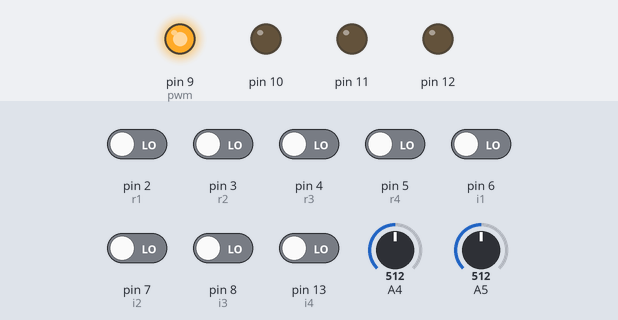
A sketch run on a simulated Arduino Uno, built with avr-gcc and run on an emulated ATmega328P. Shown: output pins drawn as LEDs (lit = HIGH). The test bench sets the inputs (shaded band); at power-on: pin 2 (r1), pin 3 (r2), pin 4 (r3), pin 5 (r4), pin 6 (i1), pin 7 (i2), pin 8 (i3), pin 13 (i4) LOW, A4 = 512, A5 = 512.

Above: at 1.2 s.
1.3 s: pin 2 (r1) driven HIGH and pin 6 (i1) driven HIGH
At 2.5 s:
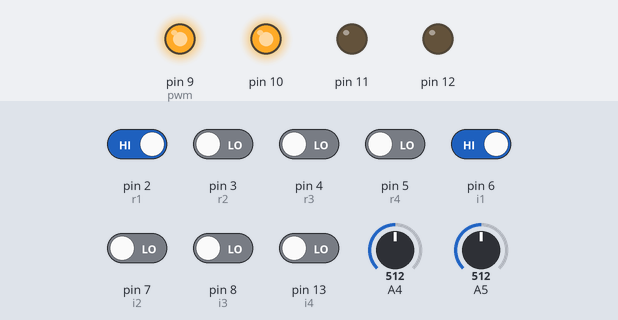
2.8 s: pin 2 (r1) driven LOW
At 3.9 s:
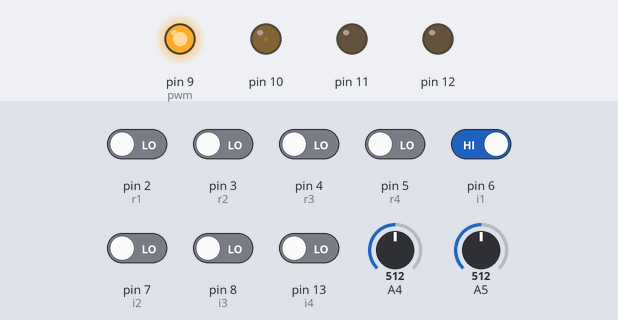
4.3 s: pin 2 (r1) driven HIGH
At 5.5 s:
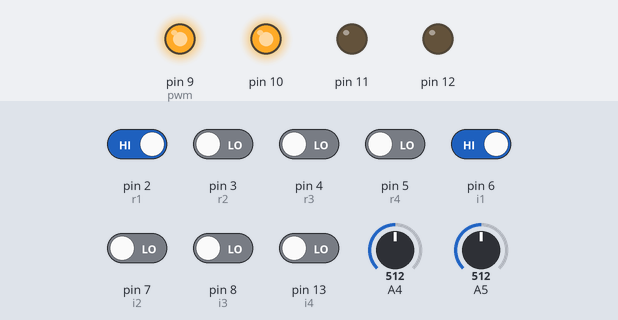
5.8 s: pin 6 (i1) driven LOW
At 6.2 s:
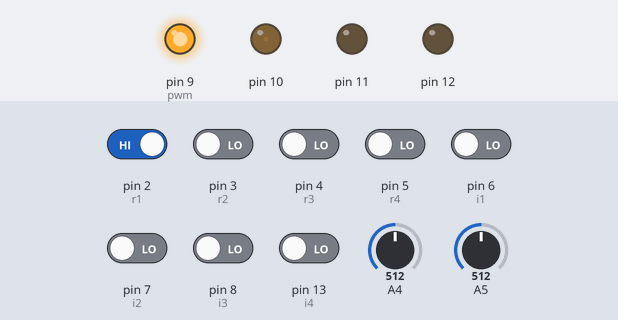
7.3 s: pin 4 (r3) driven HIGH
At 8.1 s:
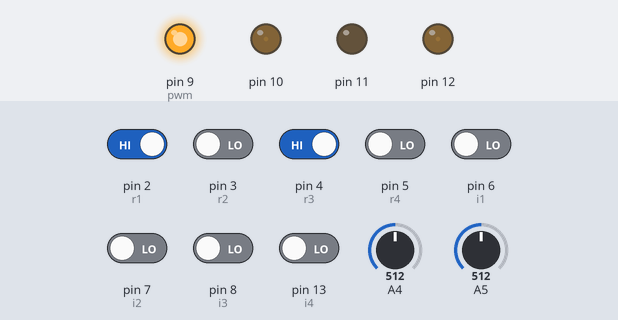
8.8 s: pin 8 (i3) driven HIGH
At 9.7 s:
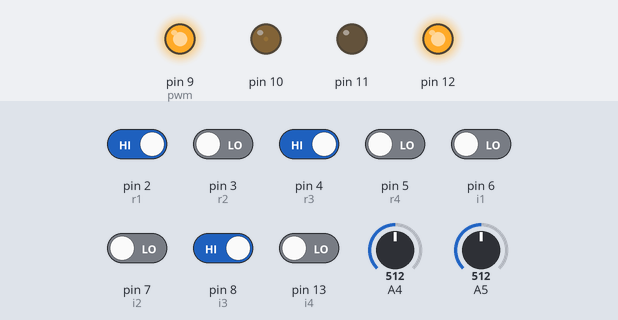
Timing chart, 0 to 11.3 s (numbered marks = the images above; inputs shaded):
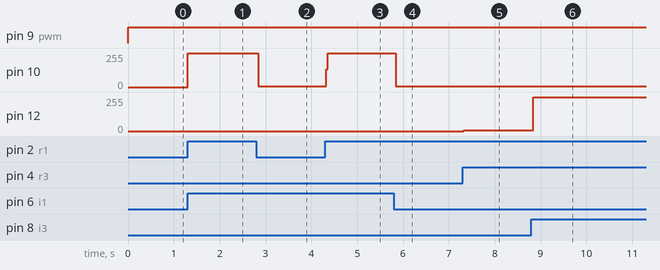

The sketch:

Controller.ino
```cpp
void setup() {
pinMode(2,INPUT); // r1
pinMode(3,INPUT); //r2
pinMode(4,INPUT); // r3
pinMode(5,INPUT); // r4
pinMode(6,INPUT); //i1
pinMode(7,INPUT);  //i2
pinMode(8,INPUT); //i3
pinMode(13,INPUT);//i4
pinMode(9,OUTPUT); // pwm
pinMode(4,INPUT); //analog1
pinMode(5,INPUT); // analog2
pinMode(10,OUTPUT);
pinMode(11,OUTPUT);
pinMode(12,OUTPUT);


Serial.begin(9600);
\
}

void loop() {
int R1 = digitalRead(2);
int R2 = digitalRead(3);
int R3 = digitalRead(4);
int R4 = digitalRead(5);

int I1 = digitalRead(6);
int I2 = digitalRead(7);
int I3 = digitalRead(8);
int I4 = digitalRead(13);

int A1 = analogRead(4);
int A2 = analogRead(5);

//regulator
if (A1>0   || A2>0 )
{
int Value = max(A1,A2);
analogWrite(9,Value);


}


if (R1 == HIGH ||  I1 == HIGH )
{

digitalWrite(10,HIGH);


}

if (R1 == LOW ||  I1 == LOW )
{

digitalWrite(10,LOW);


}

// 2
if (R2 == HIGH ||  I2 == HIGH )
{

digitalWrite(11,HIGH);


}

if (R2 == LOW ||  I2 == LOW )
{

digitalWrite(11,LOW);


}

//3
if (R3 == HIGH ||  I3 == HIGH )
{

digitalWrite(12,HIGH);


}

if (R3 == LOW ||  I3 == LOW )
{

digitalWrite(12,LOW);


}
//4
/* if (R4 == HIGH ||  I4 == HIGH )
{

digitalWrite(13,HIGH);


}

if (R4 == LOW ||  I4 == LOW )
{

digitalWrite(13,LOW);


}

*/


}
```

Measured:
- after the input at 1.3 s, pin 10: 0/255 → 255/255 at once
- after the input at 2.8 s, pin 10: 255/255 → 4/255 at once
- after the input at 4.3 s, pin 10: 4/255 → 255/255 at once
- after the input at 5.8 s, pin 10: 255/255 → 4/255 at once
- after the input at 7.3 s, pin 12: 0/255 → 6/255 at once
- after the input at 8.8 s, pin 12: 6/255 → 255/255 at once
